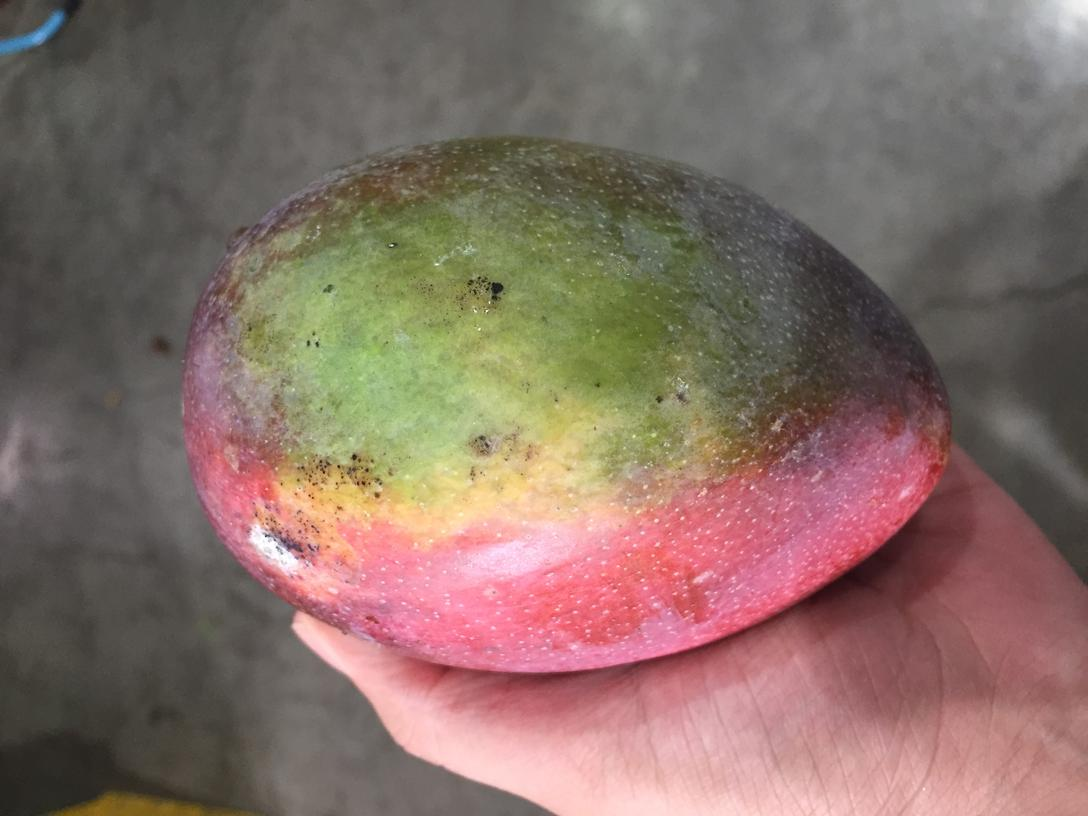
#> input picture Machine Leanrning/Lab1/sum/green/00082.jpg, 1088 x 816 px; its folder holds only this picture in this run
$ jupyter execute --allow-errors Lab1_0610101.ipynb   (shell and % lines are left out)
#> lines starting #> are read from the running program, lines starting #| are printed output that depends on the picture
#> further down, img is the input picture: shape (816, 1088, 3); mean B, G, R 103, 111.6, 133.6
[cell 1]
import pandas as pd
import numpy as np
import matplotlib.pyplot as plt


import os


import cv2

[cell 2]
# preprocess image
def preprocessImg(img, new_width=30, new_height=30): # if the size is too big, a memory overflow will occur when calculating covariance
#> called with new_width = 30, new_height = 30
    new_dim = (new_width, new_height)
    resized_img = cv2.resize(img, new_dim, interpolation=cv2.INTER_LINEAR)
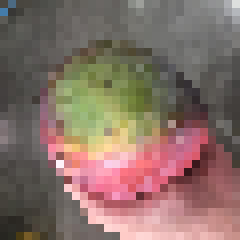
#> resized_img: shape (30, 30, 3) (shown 8 times larger); mean B, G, R 103.1, 111.4, 133.7
    blurred_img = cv2.GaussianBlur(resized_img, (5, 5), 0) # apply Gausian blur
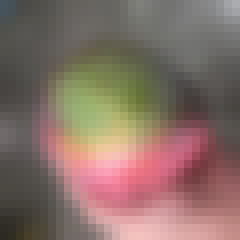
#> blurred_img: shape (30, 30, 3) (shown 8 times larger); mean B, G, R 103.1, 111.4, 133.8
    return blurred_img

[cell 3]
def PCA(data, n_components=3):
    mean_vector = np.mean(data, axis=0) # calculate the mean of each column
    std_vector = np.std(data, axis=0) # calculate standard deviation of each column


    # normalize here
    centered_data = data - mean_vector # center data by subtracting mean
    standardized_data = centered_data / std_vector


    cov = np.cov(standardized_data.T) # caluculate covariance matrix of centered matrix (np.cov calculates covariance of rows, thus need transpose)
    eig_values, eig_vectors = np.linalg.eig(cov) # get eigenvalues and eigenvectors


    max_indexes = []
    for i in range(0, n_components):
        maxIndex = np.argmax(eig_values)
        max_indexes.append(maxIndex)
        eig_values[maxIndex] = 0

    # final_features = np.empty(0)
    final_features = eig_vectors[:, max_indexes]
   # print(len(final_features))

    projected_data = (np.dot(standardized_data, final_features))
    #projected_data = (np.dot(eig_vectors.T, cov.T)).T # return projected data matrix

    return projected_data

[cell 4]
class K_means:

    # [44 lines left out: functions __init__, fit, predict, not called in this run]

Start to read red mango data(you need to do PCA by yourself)

[cell 5]
imgSet = []

[cell 6]
path='./sum/green/'
files=os.listdir(path)

[cell 7]
##############  your turn  , do PCA  ##############

#sklearn is not allow!! you need to implement  function step by step
##############  PCA  RULES   #################
###  for drawing 3D graph  , you should make dimension =3
### On calculating accuracy , you can set any dimension
# hint ~ you can save the PCA result to the list ,train_red
for file in files:

    p=path+file
    img = cv2.imread(p)

    preprocessed_img = preprocessImg(img)
    imgVector = preprocessed_img.flatten(order='C')
#> imgVector = 2700 values, max 251 at index 1931, min 35 at index 2610, mean 116.1
    imgSet.append(imgVector)

Start to read green mango data(you need to do PCA by yourself)

[cell 8]
##############  your turn  , do PCA  ##############

#sklearn is not allow!! you need to implement kmeans function step by step
##############  PCA  RULES   #################

###  for drawing 3D graph  , you should make dimension =3
### On calculating accuracy , you can set any dimension
# hint ~ you can save the PCA result to the list ,train_green


path='./sum/red/'
#> (the rest of this cell did not finish here and is left out)

[cell 9]
imgSet = np.asarray(imgSet)

#> (the rest of this cell did not finish here and is left out)

#> in PCA, `mean_vector = np.mean(data, axis=0)`: mean_vector has the same summary as imgVector outside PCA
#> in PCA, `std_vector = np.std(data, axis=0)`: std_vector = 2700 values from 0 to 0
#> in PCA, `cov = np.cov(standardized_data.T)`: cov: shape (2700, 2700) float64; every value is NaN or infinite
transformed_data = transformed_data.astype(float)
print(len(transformed_data))
print(len(transformed_data[0]))

show the PCA result

this is the correct answer of your kmeans

in the other words,your kmeans result need to as similar to this one as possible

[cell 10]
xx=[]
yy=[]
zz=[]
#> (the rest of this cell did not finish here and is left out)

[cell 11]
xxx=[]
yyy=[]
zzz=[]
#> (the rest of this cell did not finish here and is left out)

[cell 12]
from mpl_toolkits.mplot3d import Axes3D


# x, y, z = data[0], data[1], data[2]
ax = plt.subplot(111, projection='3d')

ax.scatter(xx, yy, zz, c='g')
ax.scatter(xxx, yyy, zzz, c='r')

ax.set_zlabel('Z')
ax.set_ylabel('Y')
ax.set_xlabel('X')
plt.show()
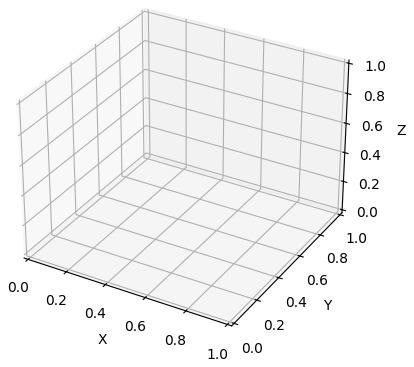
#> figure drawn by matplotlib, 1 panel

start to do your kmeans!

[cell 13]
#put all the mango data to total_train
#you need to cluster total_train
#Finally,your kmeans result should show which mango point is red mango or green mango

#1-36 is green data
#37-72 is red data
#don't alter this order

#total_train=train_green+train_red

#> (a cell that did not finish here is left out)

transformed_data = transformed_data.astype(float)

K_means_model = K_means()
K_means_model.fit(transformed_data, [36, 12])
class1 = []
class2 = []


for datapoint in transformed_data:
    if K_means_model.predict(datapoint) == 0: # is red
        class1.append(datapoint)

    else:
        class2.append(datapoint)     # is green

del K_means_model

this is your kmeans result!

[cell 15]
#you need to show me your kmeans result in 3D picture like the result in video !

[cell 16]
rxx=[]
ryy=[]
rzz=[]
#> (the rest of this cell did not finish here and is left out)

[cell 17]
rxxx=[]
ryyy=[]
rzzz=[]
#> (the rest of this cell did not finish here and is left out)

[cell 18]
from mpl_toolkits.mplot3d import Axes3D


ax = plt.subplot(111, projection='3d')

ax.scatter(rxx, ryy, rzz, c='r')
ax.scatter(rxxx, ryyy, rzzz, c='g')

ax.set_zlabel('Z')
ax.set_ylabel('Y')
ax.set_xlabel('X')
plt.show()

Here is the code which calculate the accuracy of your kmeans result

[cell 19]
#Do your best to improve accuracy.but don't cheat by looking answer and make pred by yourself

[cell 20]
# total_train have 72 mango data
#1~36 is green mango
#37~72 is red mango
#so the correct classification answer of  mango is  ans = [1,1,1,1,1,1,1,1,1,1,0,0,0,0,0,0,0,0,0,0]
#1 is green
#0 is red

[cell 21]
# At here ! you need to show me your kmeans result in  the list  ,pred=[]
#for example,pred may be   pred=[0, 0, 0, 0, 1, 0, 1, 1, 0, 1, 0, 0, 0, 0, 0, 0, 0, 0, 0, 0]
#in this case,the accuracy is 0.7  .
#6 error , 14 correct  ,  14/20= 0.7

#> (a cell that did not finish here is left out)

$ run again, on Machine Leanrning/Lab1/sum/green/00354.jpg
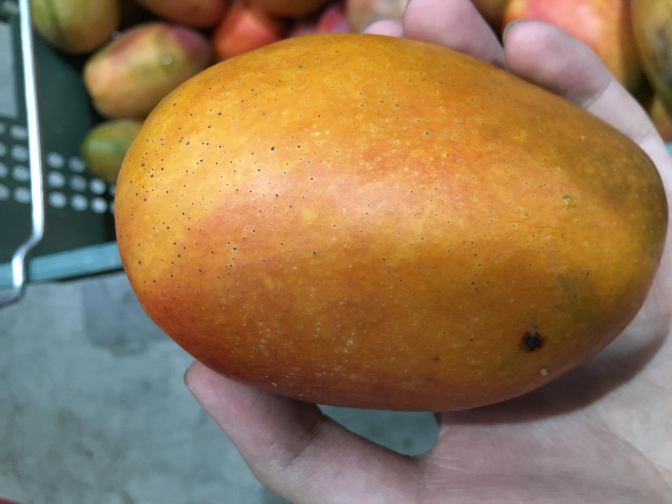
#> input picture Machine Leanrning/Lab1/sum/green/00354.jpg, 1344 x 1008 px (shown at 1/2 size)
#> img is the input picture: shape (1008, 1344, 3); mean B, G, R 84.7, 118.2, 147.7
#> in preprocessImg, `resized_img = cv2.resize(img, new_dim, interpolation=cv2.INTER_LINEAR)`:
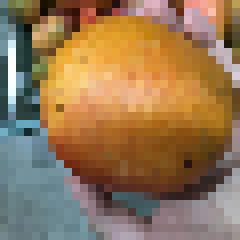
#> resized_img: shape (30, 30, 3) (shown 8 times larger); mean B, G, R 85.5, 118.9, 148.4
#> in preprocessImg, `blurred_img = cv2.GaussianBlur(resized_img, (5, 5), 0)`:
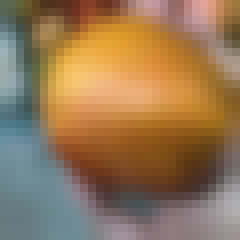
#> blurred_img: shape (30, 30, 3) (shown 8 times larger); mean B, G, R 85.6, 119.1, 148.8
#> imgVector = 2700 values, max 247 at index 839, min 19 at index 1689, mean 117.8
#> mean_vector has the same summary as imgVector outside PCA
#> std_vector = 2700 values from 0 to 0
#> cov: shape (2700, 2700) float64; every value is NaN or infinite

$ run again, on Machine Leanrning/Lab1/sum/green/00449.jpg
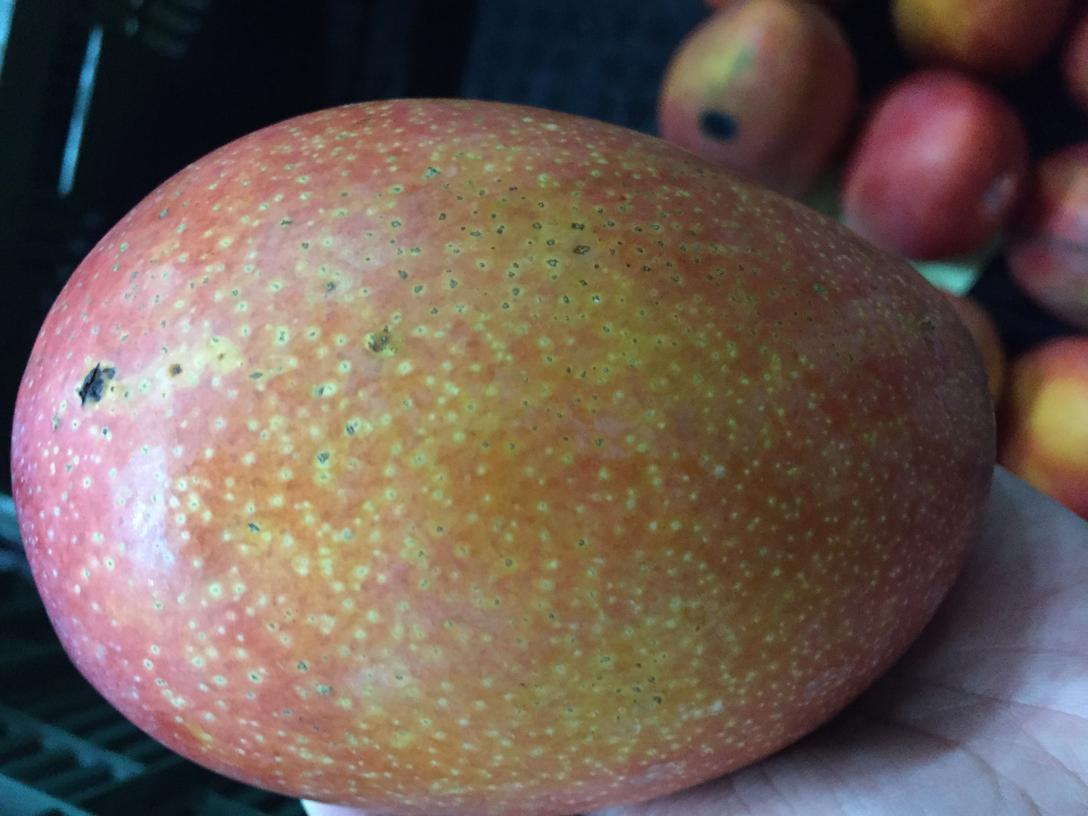
#> input picture Machine Leanrning/Lab1/sum/green/00449.jpg, 1088 x 816 px
#> img is the input picture: shape (816, 1088, 3); mean B, G, R 83.7, 92.2, 109.6
#> in preprocessImg, `resized_img = cv2.resize(img, new_dim, interpolation=cv2.INTER_LINEAR)`:
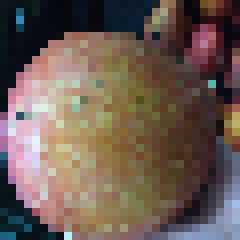
#> resized_img: shape (30, 30, 3) (shown 8 times larger); mean B, G, R 83.7, 92.5, 109.3
#> in preprocessImg, `blurred_img = cv2.GaussianBlur(resized_img, (5, 5), 0)`:
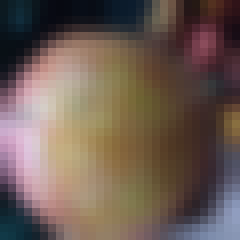
#> blurred_img: shape (30, 30, 3) (shown 8 times larger); mean B, G, R 83.6, 92.5, 109.6
#> imgVector = 2700 values, max 224 at index 1541, min 7 at index 23, mean 95.24
#> mean_vector has the same summary as imgVector outside PCA
#> std_vector = 2700 values from 0 to 0
#> cov: shape (2700, 2700) float64; every value is NaN or infinite

$ run again, on Machine Leanrning/Lab1/sum/green/00526.jpg
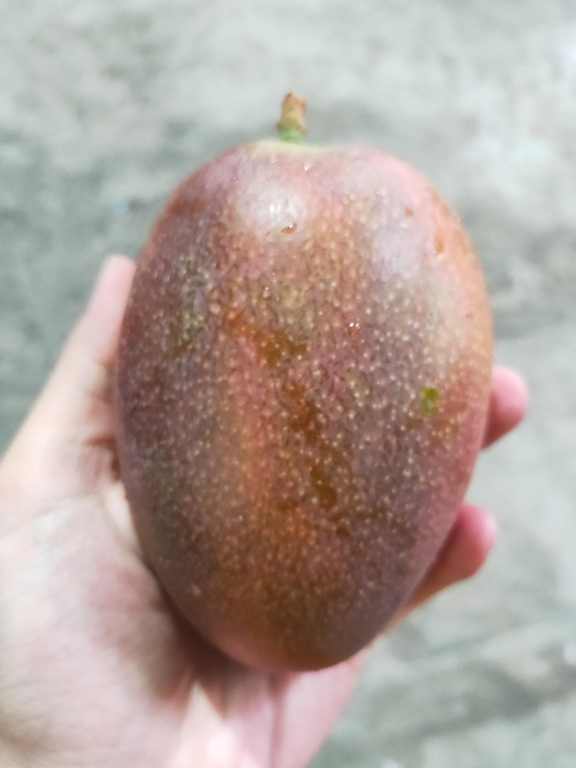
#> input picture Machine Leanrning/Lab1/sum/green/00526.jpg, 1152 x 1536 px (shown at 1/2 size)
#> img is the input picture: shape (1536, 1152, 3); mean B, G, R 156.1, 163, 178.1
#> in preprocessImg, `resized_img = cv2.resize(img, new_dim, interpolation=cv2.INTER_LINEAR)`:
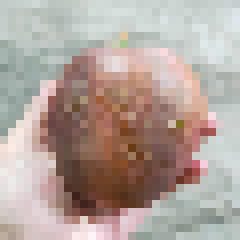
#> resized_img: shape (30, 30, 3) (shown 8 times larger); mean B, G, R 156.2, 163.1, 178.1
#> in preprocessImg, `blurred_img = cv2.GaussianBlur(resized_img, (5, 5), 0)`:
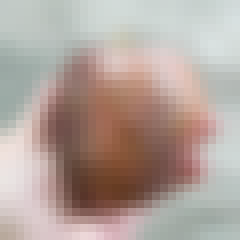
#> blurred_img: shape (30, 30, 3) (shown 8 times larger); mean B, G, R 156.1, 163.1, 178.1
#> imgVector = 2700 values, max 239 at index 1712, min 35 at index 2112, mean 165.7
#> mean_vector has the same summary as imgVector outside PCA
#> std_vector = 2700 values from 0 to 0
#> cov: shape (2700, 2700) float64; every value is NaN or infinite

$ run again, on Machine Leanrning/Lab1/sum/green/00285.jpg
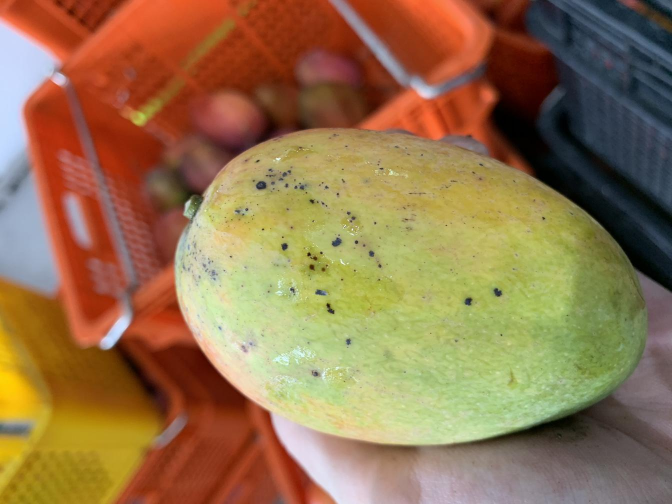
#> input picture Machine Leanrning/Lab1/sum/green/00285.jpg, 1344 x 1008 px (shown at 1/2 size)
#> img is the input picture: shape (1008, 1344, 3); mean B, G, R 77.5, 115.9, 147.9
#> in preprocessImg, `resized_img = cv2.resize(img, new_dim, interpolation=cv2.INTER_LINEAR)`:
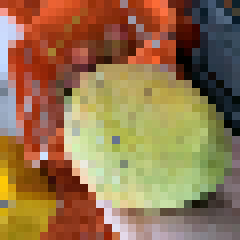
#> resized_img: shape (30, 30, 3) (shown 8 times larger); mean B, G, R 77.7, 116.1, 148
#> in preprocessImg, `blurred_img = cv2.GaussianBlur(resized_img, (5, 5), 0)`:
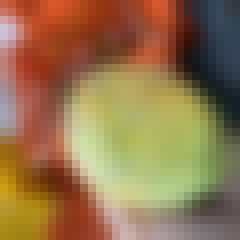
#> blurred_img: shape (30, 30, 3) (shown 8 times larger); mean B, G, R 77.2, 115.7, 147.9
#> imgVector = 2700 values, max 224 at index 1651, min 7 at index 2082, mean 113.6
#> mean_vector has the same summary as imgVector outside PCA
#> std_vector = 2700 values from 0 to 0
#> cov: shape (2700, 2700) float64; every value is NaN or infinite
